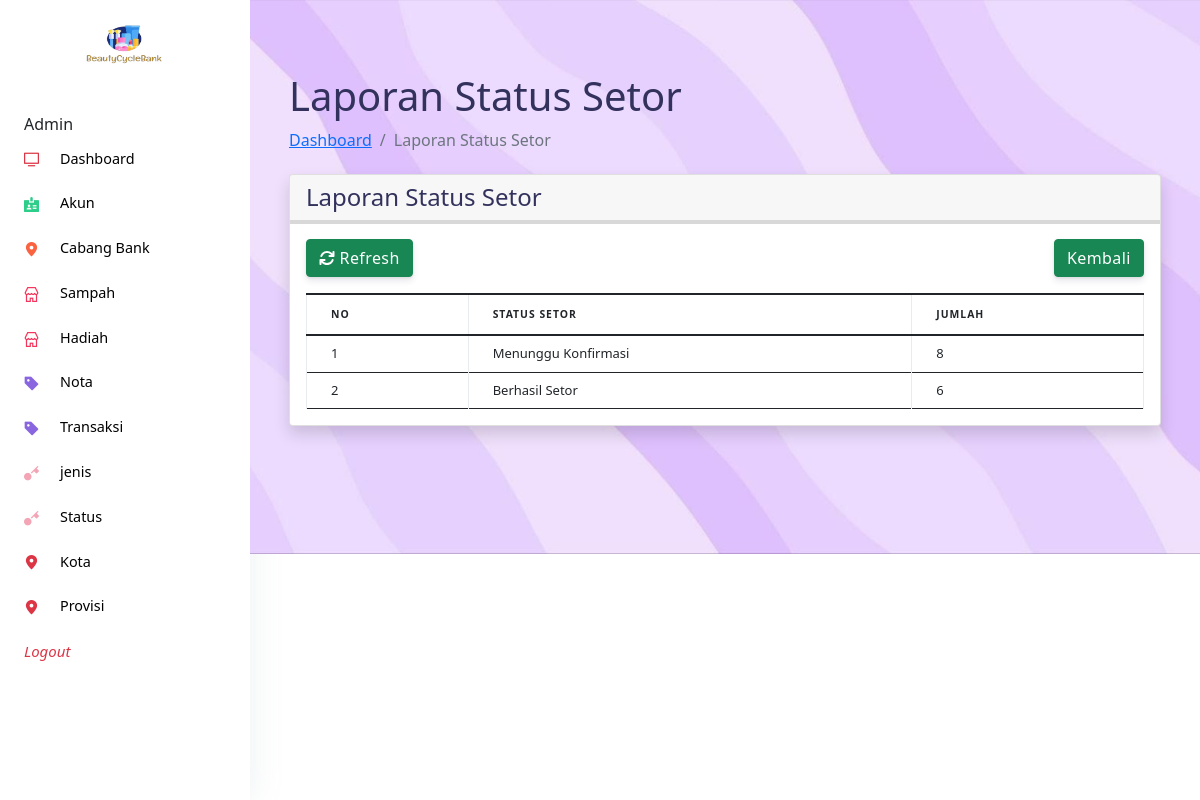
The app's page /admin/index.php?halaman=semualaporanstatussetor with its own data.
### tables this page shows
CREATE TABLE `nota_setor` (
  `ID_Nota_Setor` varchar(100) NOT NULL,
  `ID_Akun` varchar(100) NOT NULL,
  `Tanggal_setor` date NOT NULL,
  `ID_Cabang_Bank` varchar(100) NOT NULL,
  `Total_Poin` int(100) NOT NULL,
  `ID_Statussetor` varchar(100) NOT NULL,
  `Bukti_Penyetoran` varchar(100) NOT NULL
);

CREATE TABLE `status_setor` (
  `ID_Statussetor` varchar(100) NOT NULL,
  `Status_Setor` varchar(100) NOT NULL
);

### admin/semua_laporan_status_setor.php (the view, shortened to what this page needs)
<!DOCTYPE html>
<html lang="en">
<head>
  <link href="assets/js/plugins/nucleo/css/nucleo.css" rel="stylesheet" />
  <link href="assets/js/plugins/@fortawesome/fontawesome-free/css/all.min.css" rel="stylesheet" />
</head>
<div class="container-fluid px-4">
    <h1 class="mt-4">Laporan Status Setor</h1>
      <ol class="breadcrumb mt-2 bg-transparent">
        <li  class="breadcrumb-item"><a href="index.php">Dashboard</a></li>
          <li class="breadcrumb-item active">Laporan Status Setor</li>
      </ol>
<div class="card shadow" style="margin-top:22px">
    <div class="card-header border-4">
        <h4 class="mb-0">Laporan Status Setor</h4>
    </div>
<div class="card-body" style="margin-top:-1px">
<table id="datatablesSimple" class="table table-bordered border-dark" background="">
<thead>
    <a href="index.php?halaman=semualaporanstatussetor" class="btn btn-success square-btn-adjust" style="margin-bottom:16px"><i class="fa fa-refresh"></i> Refresh </a>
    <div style="float:right;" class="col-md-0">
        <input type="button" class="btn btn-success square-btn-adjust" style="margin-bottom:16px" class="fa fa-reply-all" value="Kembali" onclick="history.back(-1)"/>
    </div>
    <thead>
<tr>
    <th>No</th>
    <th>Status Setor</th>
    <th>Jumlah</th>
</tr>
</thead>
<tbody>
        <?php
        $nomor=1;
        $ambil= mysqli_query ($koneksi,"SELECT *, count(status_setor.ID_Statussetor) AS jumlah_status_setor FROM nota_setor INNER JOIN status_setor ON nota_setor.ID_Statussetor = status_setor.ID_Statussetor GROUP BY nota_setor.ID_Statussetor order by jumlah_status_setor desc limit 5");
        while($pecah=mysqli_fetch_array($ambil)){?>
        <tr>
            <td><?php echo $nomor++; ?></td>
            <td><?php echo $pecah['Status_Setor']; ?></td>
            <td><?php echo $pecah['jumlah_status_setor']; ?></td>
                </tr>
              <?php } ?>
            </tbody>
          </table>
        </div>
      </div>
    </div>

### records on screen
nota_setor: ID_Statussetor.Status_Setor "Menunggu Konfirmasi", jumlah_status_setor "8"
nota_setor: ID_Statussetor.Status_Setor "Berhasil Setor", jumlah_status_setor "6"
